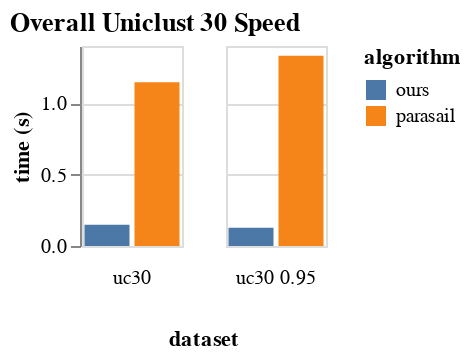

The notebook cell this image was saved under:
### Code cell
alt.Chart(data, title = "Overall Uniclust 30 Speed").mark_bar().encode(
    x = alt.X("algorithm", axis = None),
    y = alt.Y("time", axis = alt.Axis(title = "time (s)")),
    column = alt.Column("dataset", header = alt.Header(orient = "bottom")),
    color = "algorithm"
).properties(
    width = 50,
    height = 100
)

### Figure 1 — Vega-Lite specification as saved in the notebook (floating-point values rounded to 4 significant figures)
{"config": {"view": {"continuousWidth": 400, "continuousHeight": 300}}, "data": {"name": "data-59cd1d5a31e23328983ab7211a5a56af"}, "mark": "bar", "encoding": {"color": {"type": "nominal", "field": "algorithm"}, "column": {"type": "nominal", "field": "dataset", "header": {"orient": "bottom"}}, "x": {"type": "nominal", "axis": null, "field": "algorithm"}, "y": {"type": "quantitative", "axis": {"title": "time (s)"}, "field": "time"}}, "height": 100, "title": "Overall Uniclust 30 Speed", "width": 50, "$schema": "https://vega.github.io/schema/vega-lite/v4.8.1.json", "datasets": {"data-59cd1d5a31e23328983ab7211a5a56af": [{"algorithm": "ours", "dataset": "uc30", "time": 0.149}, {"algorithm": "ours", "dataset": "uc30 0.95", "time": 0.1282}, {"algorithm": "parasail", "dataset": "uc30", "time": 1.145}, {"algorithm": "parasail", "dataset": "uc30 0.95", "time": 1.331}]}}
